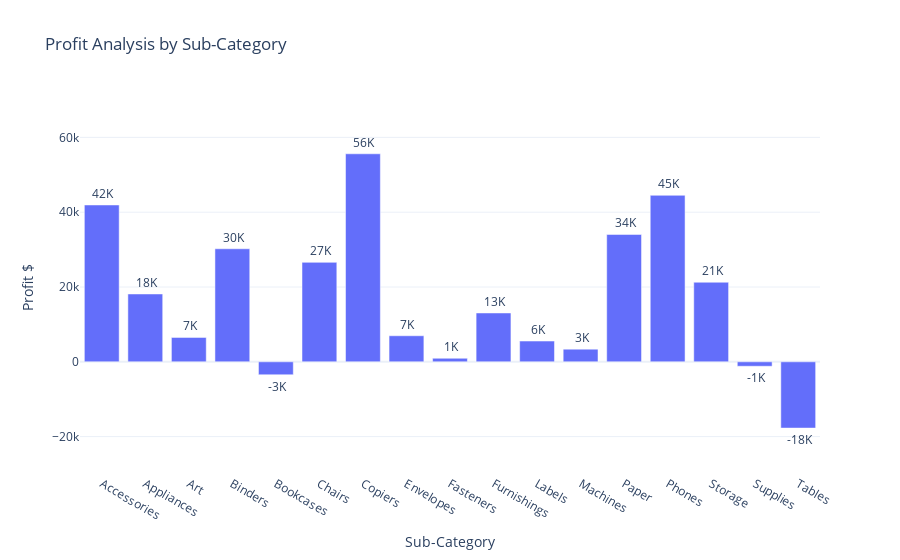

Notebook cell for this chart:
### Code cell
fig6 = px.bar(profit_by_subcategory, 
              x = 'Sub-Category', 
              y = 'Profit', 
              title = 'Profit Analysis by Sub-Category')

fig6.update_traces(text = profit_by_subcategory['Profit'].apply(lambda x:f" {x/1000 :.0f}K"), textposition = 'outside')
fig6.update_layout(xaxis_title = 'Sub-Category', yaxis_title = 'Profit $')
fig6.update_yaxes(range = [-30000,70000])

fig6.show()

### Figure 1 — Plotly figure (JSON) as saved in the notebook; plotly's stock layout.template omitted (floating-point values rounded to 4 significant figures)
{"data": [{"alignmentgroup": "True", "hovertemplate": "Sub-Category=%{x}<br>Profit=%{y}<extra></extra>", "legendgroup": "", "marker": {"color": "#636efa", "pattern": {"shape": ""}}, "name": "", "offsetgroup": "", "orientation": "v", "showlegend": false, "text": [" 42K", " 18K", " 7K", " 30K", " -3K", " 27K", " 56K", " 7K", " 1K", " 13K", " 6K", " 3K", " 34K", " 45K", " 21K", " -1K", " -18K"], "textposition": "outside", "type": "bar", "x": ["Accessories", "Appliances", "Art", "Binders", "Bookcases", "Chairs", "Copiers", "Envelopes", "Fasteners", "Furnishings", "Labels", "Machines", "Paper", "Phones", "Storage", "Supplies", "Tables"], "xaxis": "x", "y": [41940.0, 18140.0, 6528.0, 30220.0, -3473.0, 26590.0, 55620.0, 6964.0, 949.5, 13060.0, 5546.0, 3385.0, 34050.0, 44520.0, 21280.0, -1189.0, -17730.0], "yaxis": "y"}], "layout": {"autosize": true, "barmode": "relative", "legend": {"tracegroupgap": 0}, "title": {"text": "Profit Analysis by Sub-Category"}, "xaxis": {"anchor": "y", "autorange": true, "domain": [0, 1], "range": [-0.5, 16.5], "title": {"text": "Sub-Category"}, "type": "category"}, "yaxis": {"anchor": "x", "domain": [0, 1], "range": [-30000, 70000], "title": {"text": "Profit $"}, "type": "linear"}}}
